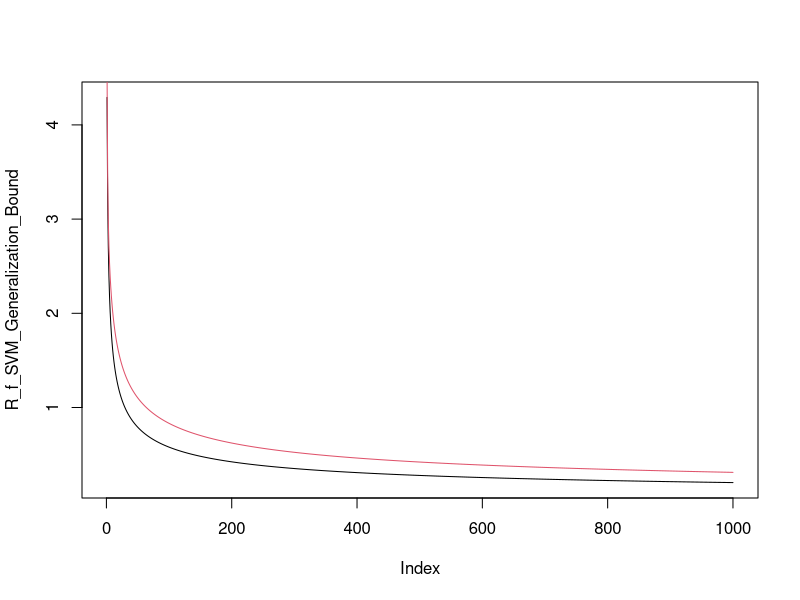

The R source for this figure:

n = 1:1000
delta = 0.01

# Using the SVM Generalization Bound
Radius = 7.386189
rho = 4.242641
R_f_SVM_Generalization_Bound = sqrt(3.28275/n * log(n) + 18.42068/n)

# Approximating the Shattering coefficient using the common Generalization Bound
Shattering_SVM = 1/3 * n * (n^2 - 3*n + 8)
R_f_common_Generalization_Bound = sqrt(-4/n * (log(delta) - log(Shattering_SVM)))

plot(R_f_SVM_Generalization_Bound, t="l")
lines(R_f_common_Generalization_Bound, col=2)

